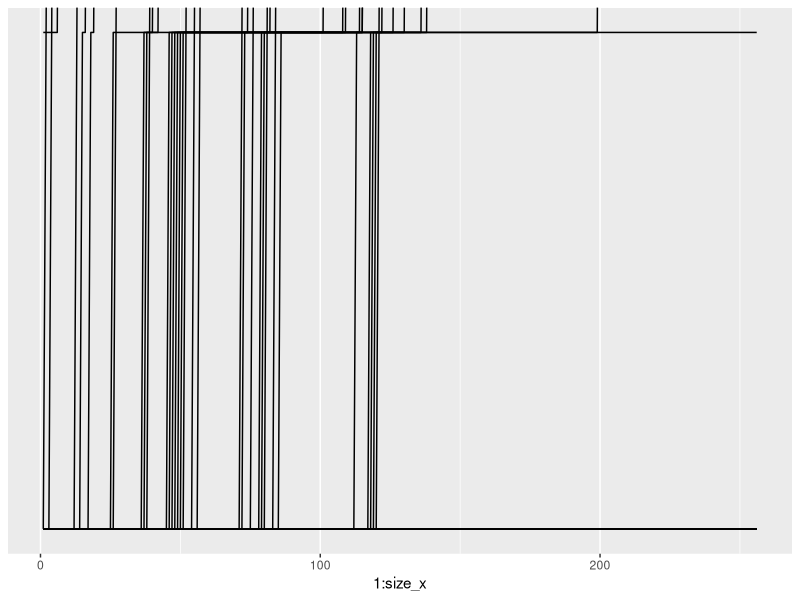

R code for this plot: (Note: this script raises an error after producing the figure.)
## ---- chunk 1
knitr::opts_chunk$set(echo = TRUE)
library(tidyverse)
library(matrixStats)
## ---- chunk 2
size_x = size_y = 256
canvas = matrix(0, size_x, size_y)

#initial value
canvas[1, 129] = 1

## ---- chunk 3
lightning_position = list(c(129))
possible_steps = c(-1, 0, 1)

for(rows in 2:nrow(canvas)){
  current_steps  = lightning_position[[rows - 1]] 
  alpha = runif(1)
  if(alpha < 0.01){
    current_steps = c(current_steps, current_steps[1])
    lightning_position[[rows]] = 
      c(current_steps + sample(possible_steps,length(current_steps), replace = TRUE))
  } else {
    lightning_position[[rows]] = 
      c(current_steps + sample(possible_steps, length(current_steps), replace = TRUE))
    canvas[rows, lightning_position[[rows]]] = 1
  }
  
}

## ---- chunk 4

plot1 = ggplot(data = as.data.frame(colCumsums(canvas)), aes(x = 1:size_x))

for(i in 1:size_x){
  plot1 = plot1 + geom_line(y = as.data.frame(colCumsums(canvas))[,i], col = "black")
}

plot1

## ---- chunk 5
starting_value = 16
length_of_lightning = 16
main_lightning = cumsum(sample(c(-1,0,1), size = length_of_lightning, replace = TRUE))

## ---- chunk 6


rep_main_lightning = rep(main_lightning, times = length_of_lightning)
ever_branching_lightning = matrix(rep_main_lightning,length_of_lightning, length_of_lightning, byrow = TRUE)
ever_branching_lightning[upper.tri(ever_branching_lightning)] = 0

branching_walks = sample(c(-1,0,1), size = length_of_lightning * length_of_lightning, replace = TRUE)
random_branches_matrix = matrix(branching_walks, length_of_lightning, length_of_lightning, byrow = TRUE)
random_branches_matrix[lower.tri(random_branches_matrix)] = 0
random_branches_matrix = rowCumsums(random_branches_matrix)

ever_branching_lightning = ever_branching_lightning + random_branches_matrix + starting_value

## ---- chunk 7

prob_vector = runif(length_of_lightning - 1)
prob_vector = c(as.numeric(prob_vector < 0.1), 1)

prob_rep_vector = rep(prob_vector, length_of_lightning)
prob_matrix = t(matrix(prob_rep_vector, length_of_lightning, length_of_lightning, byrow = TRUE))

## ---- chunk 8

final_lightning = t(ever_branching_lightning * prob_matrix)
print(final_lightning)



## ---- chunk 9

plot2 = ggplot(data = as.data.frame(final_lightning), aes(x = 1:length_of_lightning))

for(i in 1:size_x){
  plot2 = plot2 + geom_line(y = as.data.frame(final_lightning)[i,], col = "black")
}

plot2
